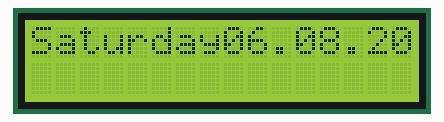
Bench run of a sketch on a simulated Arduino Uno, built with avr-gcc and run on an emulated ATmega328P. Parts: 16×2 character LCD. The local clock reads 2024-03-15 10:24:30 at power-on unless the sketch sets it; what the sketch prints to the serial monitor is not drawn.

Above: at 0.2 s.
At 1.2 s:
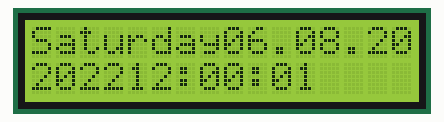
At 5.4 s:
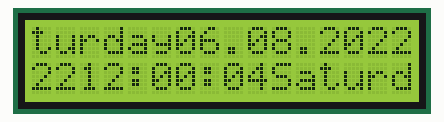
At 8.5 s:
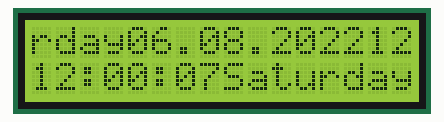
At 11.6 s:
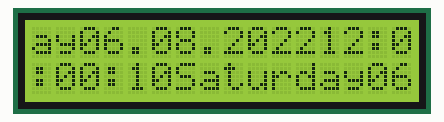
At 38.6 s:
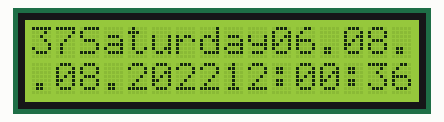

The sketch:

chasi_realinovo_vremeni_DISPLAY.ino
```cpp
#include <DS1302.h>
#include <Wire.h>
#include <LiquidCrystal_I2C.h>
LiquidCrystal_I2C Icd(0x3f, 16, 2);
DS1302 rtc(5 , 6 , 7);
Time t;

void setup()
{
  rtc.halt(false);
  rtc.writeProtect(false);
  Serial.begin(9600);
  rtc.setDOW(FRIDAY);
  rtc.setTime(12, 0, 0);
  rtc.setDate(6, 8, 2022);
  Icd.init();
  Icd.backlight();
  Icd.clear();
  Icd.setCursor(0, 0);
}
void loop()
{
  t = rtc.getTime();

  Serial.print(rtc.getDOWStr());
  Serial.print("");
  Icd.print(rtc.getDOWStr());

  Serial.print(rtc.getDateStr());
  Serial.print("--");
  Icd.print(rtc.getDateStr());

  Serial.println(rtc.getTimeStr());
  Icd.print(rtc.getTimeStr());

  Serial.print(t.date, DEC);
  Serial.print(rtc.getMonthStr());
  Serial.print(t.year, DEC);

  delay(1000);
}
```

Measured:
- what the display in image 1 shows lasts 1.0 s, from 1.2 s to 2.2 s
